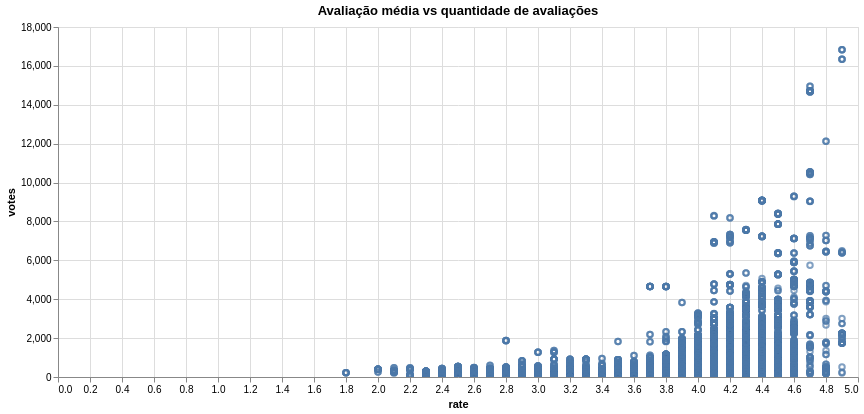

The notebook cell this image was saved under:
### Code cell
restaurantes.plot.scatter(x = 'rate', y = 'votes').properties(width = 800, height = 350, title = 'Avaliação média vs quantidade de avaliações')

### Figure 1 — Vega specification as saved in the notebook (floating-point values rounded to 4 significant figures; data arrays with more than 128 entries replaced by an {"elided": "..."} marker saying what was removed)
{"$schema": "https://vega.github.io/schema/vega/v5.json", "data": [{"name": "param_4_store"}, {"name": "source_0", "values": {"elided": "41665 records"}}, {"name": "source_0_x_domain_rate", "values": [{"min": 1.8, "max": 4.9}]}, {"name": "source_0_y_domain_votes", "values": [{"min": 0, "max": 16832}]}], "signals": [{"name": "unit", "value": {}, "on": [{"events": "pointermove", "update": "isTuple(group()) ? group() : unit"}]}, {"name": "param_4", "update": "vlSelectionResolve(\"param_4_store\", \"union\")"}, {"name": "param_4_rate", "on": [{"events": [{"source": "view", "type": "dblclick"}], "update": "null"}, {"events": {"signal": "param_4_translate_delta"}, "update": "panLinear(param_4_translate_anchor.extent_x, -param_4_translate_delta.x / width)"}, {"events": {"signal": "param_4_zoom_delta"}, "update": "zoomLinear(domain(\"x\"), param_4_zoom_anchor.x, param_4_zoom_delta)"}]}, {"name": "param_4_votes", "on": [{"events": [{"source": "view", "type": "dblclick"}], "update": "null"}, {"events": {"signal": "param_4_translate_delta"}, "update": "panLinear(param_4_translate_anchor.extent_y, param_4_translate_delta.y / height)"}, {"events": {"signal": "param_4_zoom_delta"}, "update": "zoomLinear(domain(\"y\"), param_4_zoom_anchor.y, param_4_zoom_delta)"}]}, {"name": "param_4_tuple", "on": [{"events": [{"signal": "param_4_rate || param_4_votes"}], "update": "param_4_rate && param_4_votes ? {unit: \"\", fields: param_4_tuple_fields, values: [param_4_rate,param_4_votes]} : null"}]}, {"name": "param_4_tuple_fields", "value": [{"field": "rate", "channel": "x", "type": "R"}, {"field": "votes", "channel": "y", "type": "R"}]}, {"name": "param_4_translate_anchor", "value": {}, "on": [{"events": [{"source": "scope", "type": "pointerdown"}], "update": "{x: x(unit), y: y(unit), extent_x: domain(\"x\"), extent_y: domain(\"y\")}"}]}, {"name": "param_4_translate_delta", "value": {}, "on": [{"events": [{"source": "window", "between": [{"source": "scope", "type": "pointerdown"}, {"source": "window", "type": "pointerup"}], "consume": true, "type": "pointermove"}], "update": "{x: param_4_translate_anchor.x - x(unit), y: param_4_translate_anchor.y - y(unit)}"}]}, {"name": "param_4_zoom_anchor", "on": [{"events": [{"source": "scope", "type": "wheel", "consume": true}], "update": "{x: invert(\"x\", x(unit)), y: invert(\"y\", y(unit))}"}]}, {"name": "param_4_zoom_delta", "on": [{"events": [{"source": "scope", "type": "wheel", "consume": true}], "update": "pow(1.001, event.deltaY * pow(16, event.deltaMode))", "force": true}]}, {"name": "param_4_modify", "on": [{"events": {"signal": "param_4_tuple"}, "update": "modify(\"param_4_store\", param_4_tuple, true)"}]}], "marks": [{"type": "symbol", "name": "marks", "from": {"data": "source_0"}, "encode": {"update": {"y": {"field": "votes", "scale": "y"}, "opacity": {"value": 0.7}, "fill": {"value": "transparent"}, "stroke": {"value": "#4c78a8"}, "x": {"field": "rate", "scale": "x"}, "tooltip": {"signal": "{\"rate\": format(datum[\"rate\"], \"\"), \"votes\": format(datum[\"votes\"], \"\")}"}}}, "style": ["point"], "clip": true, "interactive": true}], "scales": [{"name": "x", "type": "linear", "domain": [{"signal": "(data(\"source_0_x_domain_rate\")[0] || {}).min"}, {"signal": "(data(\"source_0_x_domain_rate\")[0] || {}).max"}], "range": [0, {"signal": "width"}], "zero": true, "nice": true, "domainRaw": {"signal": "param_4[\"rate\"]"}}, {"name": "y", "type": "linear", "domain": [{"signal": "(data(\"source_0_y_domain_votes\")[0] || {}).min"}, {"signal": "(data(\"source_0_y_domain_votes\")[0] || {}).max"}], "range": [{"signal": "height"}, 0], "zero": true, "nice": true, "domainRaw": {"signal": "param_4[\"votes\"]"}}], "axes": [{"scale": "x", "tickCount": {"signal": "ceil(width/40)"}, "minExtent": 0, "aria": false, "orient": "bottom", "maxExtent": 0, "domain": false, "gridScale": "y", "ticks": false, "grid": true, "zindex": 0, "labels": false}, {"scale": "y", "minExtent": 0, "aria": false, "maxExtent": 0, "gridScale": "x", "grid": true, "ticks": false, "labels": false, "tickCount": {"signal": "ceil(height/40)"}, "orient": "left", "zindex": 0, "domain": false}, {"scale": "x", "tickCount": {"signal": "ceil(width/40)"}, "zindex": 0, "labelFlush": true, "orient": "bottom", "grid": false, "title": "rate", "labelOverlap": true}, {"scale": "y", "grid": false, "tickCount": {"signal": "ceil(height/40)"}, "labelOverlap": true, "zindex": 0, "orient": "left", "title": "votes"}], "title": {"text": "Avaliação média vs quantidade de avaliações", "frame": "group"}, "height": 350, "style": "cell", "padding": 5, "width": 800, "background": "white"}
